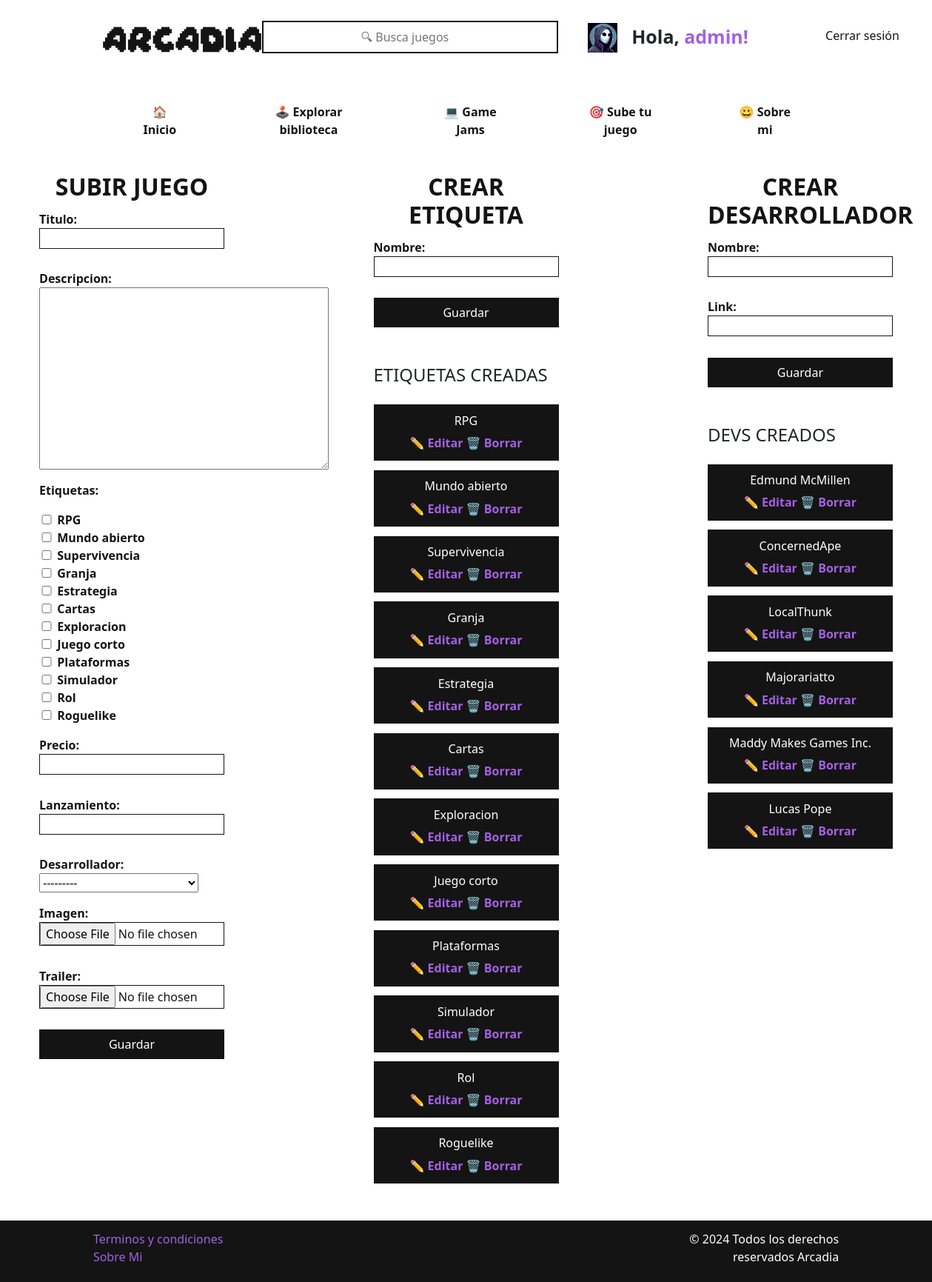
Screenshot of /subir/ (signed in) with the database file from the repository.
### accounts/models.py (models this page shows, shortened)
class UserProfile(models.Model):
    user = models.OneToOneField(User, on_delete=models.CASCADE)
    avatar = models.ImageField(upload_to="media/avatars/", default="media/avatars/arcadiaAvatar.jpg")

### store/models.py (models this page shows)
class Etiqueta(models.Model):
    nombre = models.CharField(max_length=50, unique=True)
    def __str__(self):
        return self.nombre

class Desarrollador(models.Model):
    nombre = models.CharField(max_length=50, unique=True)
    link = models.URLField()
    def __str__(self):
        return self.nombre

### store/views.py (the view, shortened to what this page needs)
# urls.py: path("subir/", subir, name="subirJuego"), # Formularios de juego, etiquetas, y desarrolladores - 1 Sola pagina
def subir(request):
    juego_form = JuegoForm()
    etiqueta_form = EtiquetaForm()
    desarrollador_form = DesarrolladorForm()
    etiquetas = Etiqueta.objects.all()
    desarroladores = Desarrollador.objects.all()
    return render(request, "store/subir.html", {
        "juego_form": juego_form,
        "etiqueta_form": etiqueta_form,
        "desarrollador_form": desarrollador_form,
        "etiquetas": etiquetas,
        "desarrolladores": desarroladores,
    })

### store/forms.py (shortened to what this page needs)
class JuegoForm(forms.ModelForm):
    etiquetas = forms.ModelMultipleChoiceField(queryset=Etiqueta.objects.all(), widget=forms.CheckboxSelectMultiple)
    class Meta:
        model = Juego
        fields = ["titulo", "descripcion", "etiquetas", "precio", "lanzamiento", "desarrollador", "imagen", "trailer"]

class EtiquetaForm(forms.ModelForm):
    class Meta:
        model = Etiqueta
        fields = ["nombre"]

### store/templates/store/subir.html (shortened to what this page needs)
{% extends 'layout.html' %}
{% block contenido %}
<div class="divisoresFormularios">
    <div class="contenedorForm">
        <form method="post" enctype="multipart/form-data" class="formulario2">
            <h2 class="tituloFormulario">SUBIR JUEGO</h2>
            {{ juego_form.as_p }}
            <button class="botonFormulario" type="submit" name="juego_submit">Guardar</button>
        </form>
    </div>
    <div class="contenedorForm">
        <form method="post" class="formulario2">
            <h2 class="tituloFormulario">CREAR ETIQUETA</h2>
            {{ etiqueta_form.as_p }}
            <button class="botonFormulario" type="submit" name="etiqueta_submit">Guardar</button>
        </form>
        <h4 style="margin-top: 50px; margin-bottom: 25px;">ETIQUETAS CREADAS</h4>
        {% for etiqueta in etiquetas %}
        <div class="tagShow">
            <h6>{{ etiqueta.nombre }}</h6>
            {% if user.is_staff %}
            <a class="linkCrud2" href="{% url 'editarTag' etiqueta.id %}">✏️ Editar</a>
            <a class="linkCrud2" href="{% url 'borrarTag' etiqueta.id %}">🗑️ Borrar</a>
            {% endif %}
        </div>
        {% endfor %}
    </div>
    <div class="contenedorForm">
        <form method="post" class="formulario2">
            <h2 class="tituloFormulario">CREAR DESARROLLADOR</h2>
            {{ desarrollador_form.as_p }}
            <button class="botonFormulario" type="submit" name="desarrollador_submit">Guardar</button>
        </form>
        <h4 style="margin-top: 50px; margin-bottom: 25px;">DEVS CREADOS</h4>
        {% for desarrollador in desarrolladores %}
        <div class="tagShow">
            <h6>{{ desarrollador.nombre }}</h6>
            {% if user.is_staff %}
            <a class="linkCrud2" href="{% url 'editarDev' desarrollador.id %}">✏️ Editar</a>
            <a class="linkCrud2" href="{% url 'borrarDev' desarrollador.id %}">🗑️ Borrar</a>
            {% endif %}
        </div>
        {% endfor %}
    </div>
</div>
{% endblock contenido %}

### store/templates/layout.html (shortened to what this page needs)
<!DOCTYPE html>
<html lang="en">
<head>
    <link href="https://cdn.jsdelivr.net/npm/bootstrap@5.3.3/dist/css/bootstrap.min.css" rel="stylesheet"
>
    {% load static %}
    <link href="{% static  'css/styles.css' %}" rel="stylesheet" />
</head>
<body>
    <div class="margen">
        <nav class="navbar navbar-expand-lg bg-transparent">
            <div class="container-fluid">
                <h6 class="arcadia" href="/">ARCADIA</h6>
                <div class="collapse navbar-collapse" id="navbarSupportedContent">
                    <form class="d-flex" role="search" action="{% url 'buscarJuego' %}" method="get">
                        <input class="busqueda" type="search" placeholder="🔍︎ Busca juegos" name="buscar">
                    </form>
                </div>
                <div class="collapse navbar-collapse" id="navbarSupportedContent">
                    {% if user.is_authenticated %}
                    <div class="infoUsuario">
                        <div>
                            {% if request.user.userprofile.avatar %}
                            <img class="avatar" src="{{ request.user.userprofile.avatar.url }}">
                            {% else %}
                            <img class="avatar" src="{% static 'images/arcadiaAvatar.jpg' %}" alt="Imagen alternativa">
                            {% endif %}
                        </div>
                        <div>
                            <p class="usuarioTexto">Hola, <a class="usuarioLink" href="/config">{{ user.username }}!</a>
                        </div>
                        <div class="logoutLink"">
                            <a href=" /logout" class="cerrarSesion">Cerrar sesión</a></p>
                        </div>
                    </div>
                    {% else %}
                    <form class="d-flex" role="search">
                        <a href="/login" class="boton">Iniciar sesión</a>
                        <a href="/registro" class="boton2">Unirse</a>
                    </form>
                    {% endif %}
                </div>
            </div>
        </nav>
        <nav class="navegacion">
            <a class="nav" href="/">🏠 Inicio</a>
            <a class="nav" href="/explorar">🕹️ Explorar biblioteca</a>
            <a class="nav" href="/gamejams">💻 Game Jams</a>
            {% if user.is_authenticated %}
            <a class="nav" href="/subir"">🎯 Sube tu juego</a>
            {% else %}
            <a class=" nav" href="/registro">🎯 Sube tu juego</a>
            {% endif %}
            <a class="nav" href="/sobremi">😀 Sobre mi</a>
        </nav>
        <span class="efecto">
            {% block contenido %}
            {% endblock contenido %}
        </span>
    </div>
    <footer>
        <div class="footer">
            <div>
                <a class="linkCrud2" style="font-weight: normal;" href="/tym/">Terminos y condiciones</a> <br><a
                    class="linkCrud2" style="font-weight: normal;" href="/sobremi/">Sobre Mi</a>
            </div>
            <div>
                <p style="text-align: end;">© 2024 Todos los derechos <br>reservados Arcadia</p>
            </div>
        </div>
    </footer>
</body>
</html>

### store/static/css/styles.css (style rules this page uses)
body { background-color: #ffffff; font-family:system-ui, -apple-system, BlinkMacSystemFont, 'Segoe UI', Roboto, Oxygen, Ubuntu, Cantarell, 'Open Sans', 'Helvetica Neue', sans-serif; }
.arcadia { font-family: Pixel, sans-serif; text-decoration: none; font-style: normal; color: #141414; font-size: 30px; transition: all 0.2s; }
.margen { margin: 0% 10%; }
.efecto { margin: 0% 10%; animation: fadeIn 1s; animation: fadeOut 1s; }
.busqueda { outline: none; text-align: center; border-style: solid; border-color: #141414; width: 400px; padding: 5% 3%; height: 40px; margin: 5% 0%; }
.navegacion { display: flex; justify-content: space-around; padding: 1%; margin-bottom: 1%; }
.nav { font-weight: bold; text-decoration: none; font-style: normal; background-color: transparent; color: #141414; text-align: center; padding: 10px 50px; transition: all 0.2s; border: transparent; border-style: solid; }
.usuarioTexto { font-weight: bold; font-size: 25px; margin-left: -60px; }
.usuarioLink { font-weight: bold; text-decoration: none; color: rgb(164, 96, 228); transition: all 0.2s; }
.cerrarSesion { color: #141414; text-decoration: none; transition: all 0.2s; }
.logoutLink { margin-left: 5%; margin-top: 5px; }
.infoUsuario { display: flex; justify-content: space-around; width:500px; }
.avatar { width: 40px; height: 40px; margin-bottom: 10px; }
.botonFormulario { background-color: #141414; color: #ffffff; text-align: center; border: 0px; margin: 5% auto; padding: 1% 10%; width: 250px; height: 40px; transition: all 0.2s; border: transparent; border-style: solid; text-decoration: none; display: block; }
.tituloFormulario { margin: 5% auto; font-weight: bold; text-align: center; }
.formulario2 { color: #141414; text-align: start; display: block; width: 250px; font-weight: bold; margin: 2% auto; }
.formulario2 input { color: #141414; width: 250px; border: 1px solid #141414; margin-bottom: 5%; }
.formulario2 input[type="checkbox"] { border: 1px solid #ff3d3d; }
.formulario2 input[type="checkbox"] { display: visible; width: 20px; margin: -20px 0px; }
.divisoresFormularios { display: flex; justify-content: center }
.contenedorForm { margin: 0 10%; }
.linkCrud2 { text-decoration: none; color: rgb(164, 96, 228); transition: all 0.2s; font-weight: bold; }
.tagShow { background-color: #141414; color: #ffffff; margin-bottom: 5%; padding: 5%; text-align: center; }
.footer { background-color: #141414; margin-top: 3%; padding: 1% 10% 0.5% 10%; color: #ffffff; display: flex; justify-content: space-between; }

### rows the page displays
Etiqueta: nombre "RPG"
Etiqueta: nombre "Mundo abierto"
Etiqueta: nombre "Supervivencia"
Etiqueta: nombre "Granja"
Etiqueta: nombre "Estrategia"
Etiqueta: nombre "Cartas"
Etiqueta: nombre "Exploracion"
Etiqueta: nombre "Juego corto"
Etiqueta: nombre "Plataformas"
Etiqueta: nombre "Simulador"
Etiqueta: nombre "Rol"
Etiqueta: nombre "Roguelike"
Desarrollador: nombre "Edmund McMillen"
Desarrollador: nombre "ConcernedApe"
Desarrollador: nombre "LocalThunk"
Desarrollador: nombre "Majorariatto"
Desarrollador: nombre "Maddy Makes Games Inc."
Desarrollador: nombre "Lucas Pope"

### other values shown
{{ user.username }} "admin"
